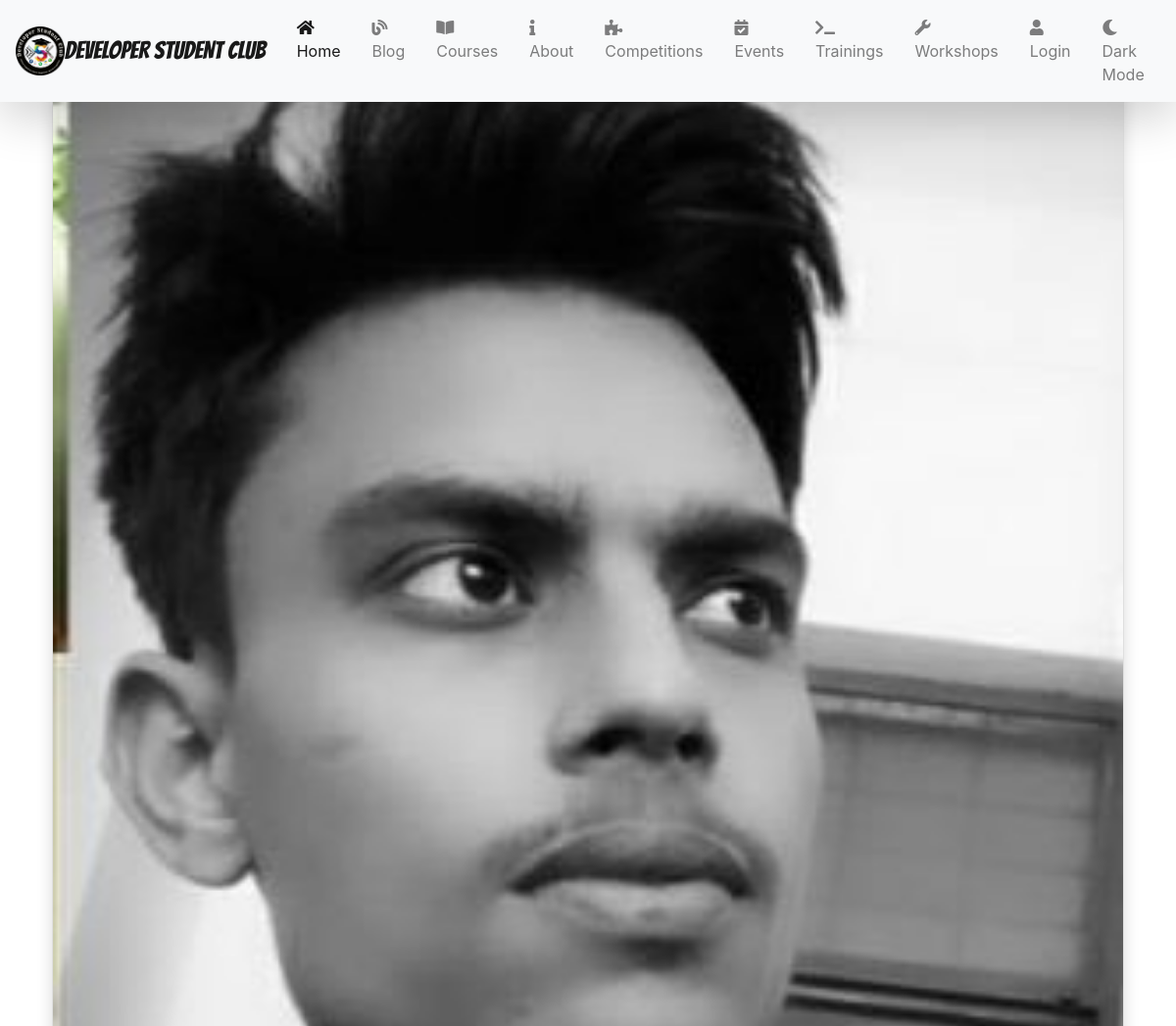
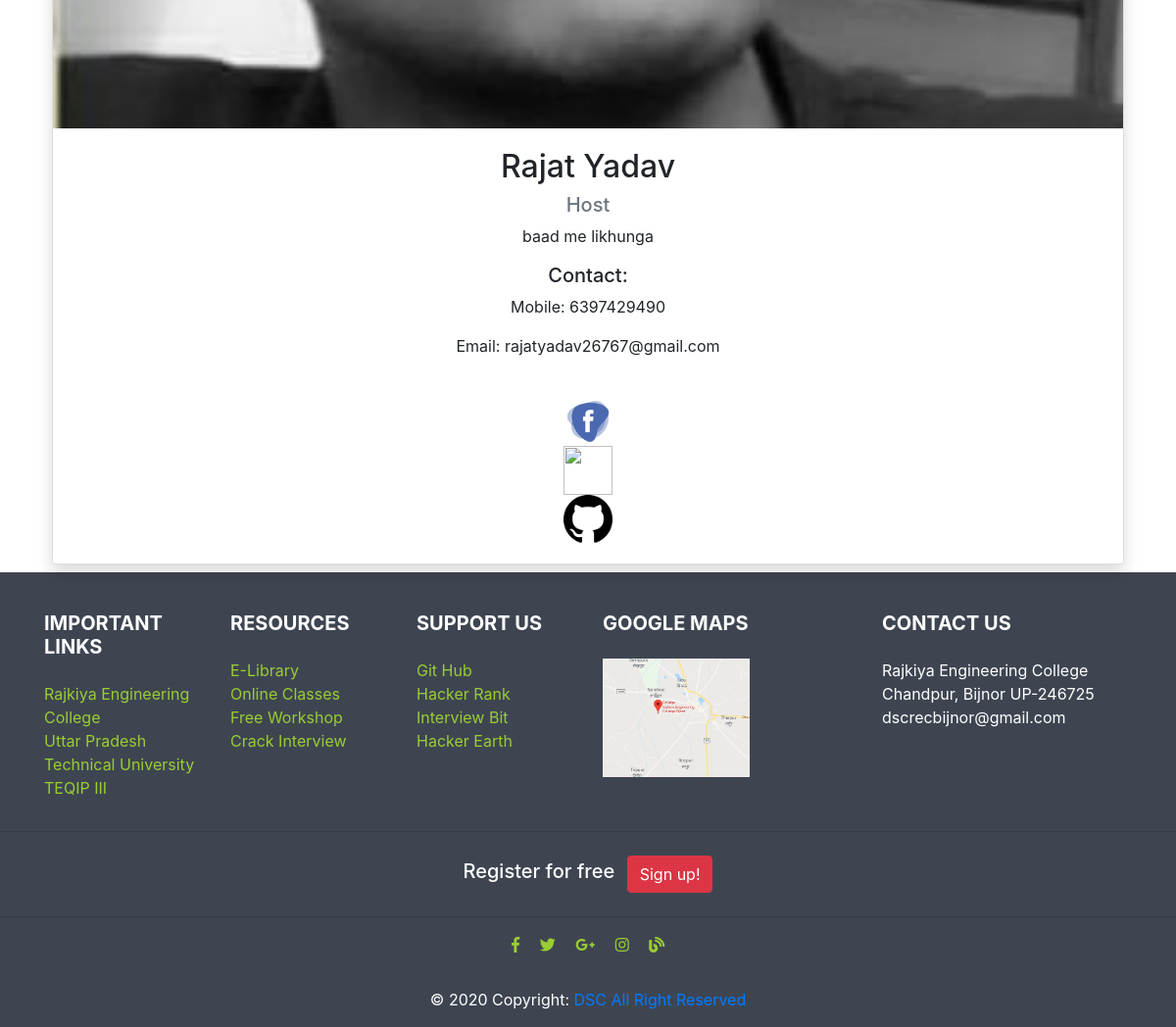
The page /member/Rajat/ on the database its author committed (2 pictures, top to bottom).
### dscweb/models.py (models this page shows, shortened)
class Member(models.Model):
    pic = models.ImageField(upload_to='images/members/')
    first_name = models.CharField(max_length=50, null=False)
    last_name = models.CharField(max_length=50, null=False)
    mobile = models.CharField(max_length=12, null=False)
    email = models.EmailField()
    title = models.CharField(max_length=20, null=False)
    description = models.CharField(max_length=100)
    facebook = models.URLField(null=True, blank=True)
    linkedin = models.URLField(null=True, blank=True)
    github = models.URLField(null=True, blank=True)

### dscweb/views.py (the view)
# urls.py: path('member/<str:first_name>/', member_detailView),
def member_detailView(request, first_name):
    member = get_object_or_404(Member, first_name=first_name)
    context = {"member": member}
    return render(request, 'member-view.html', context)

### templates/member-view.html
{% extends 'base.html' %}
{% load static %}
{% block content %}
    <div class="container" style="padding-top: 25px;">
    <h1> Member </h1>
    <div class="card shadow m-2">
        <img src="{{ member.pic.url }}" class="card-img-top img-fluid" >
        <div class="card-body text-center">
            <h2>{{ member.first_name }} {{ member.last_name }}</h2>
            <p class="text-secondary h5">{{ member.title }}</p>
            <p>{{ member.description }}</p>
            <h5> Contact: </h5>
            <p>Mobile: {{ member.mobile }}</p>
            <p>Email: {{ member.email }}</p>
            <br>
            <a href="{{ member.facebook }}" target="_blank"><img src="{% static 'images/icons/facebook.png' %}" style="height: 50px;width:50px;" class="img-fluid"></a>
            <br>
            <a href="{{ member.linkedin }}" target="_blank"><img src="{% static 'images/icons/linkedin.png' %}" style="height: 50px;width:50px;"></a>
            <br>
            <a href="{{ member.github }}" target="_blank"><img src="{% static 'images/icons/github.png' %}" style="height: 50px;width:50px;" class="img-fluid" ></a>
        </div>
    </div>
    </div>
{% endblock content %}

### rows shown on the page
Member: pic (picture), first_name "Rajat", last_name "Yadav", title "Host", description "baad me likhunga", mobile "6397429490", email "rajatyadav26767@gmail.com"
